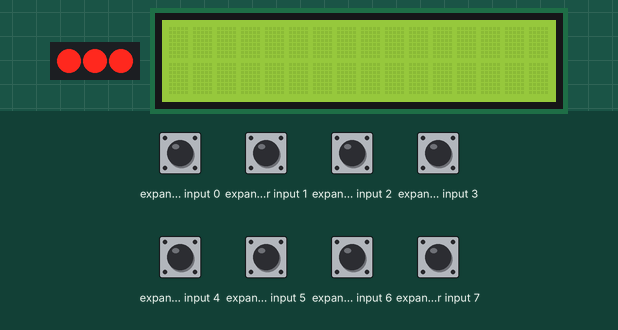
Simulated run of this sketch. Board: ESP8266 (NodeMCU). On the bench: 3 port-expander outputs drawn as a row of LEDs (first output left, lit = HIGH), 16×2 character LCD. Wiring (inferred from the names in the program): I2C bus: SDA D5; SCL D4; PCF8575 port expander at I2C address 0x24. Wiring (inferred from the signals the program sends): row of LEDs: on Q5, Q6, Q7. The test bench sets the inputs (shaded band); at power-on: expander input 0–7 HIGH. What the sketch prints to the serial monitor is not drawn.

Above: at 4.2 s.
4.3 s: expander input 4 pulled LOW for 0.15 s
At 5.4 s:
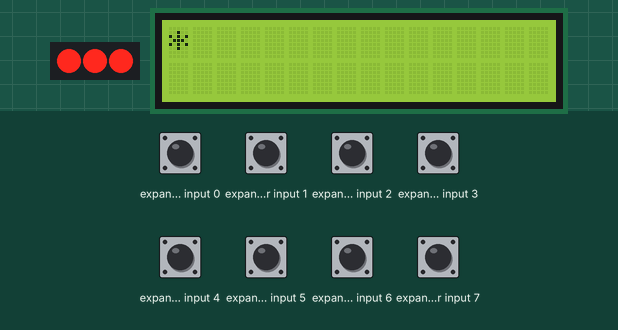
5.9 s: expander input 0 pulled LOW for 0.15 s
At 6.3 s:
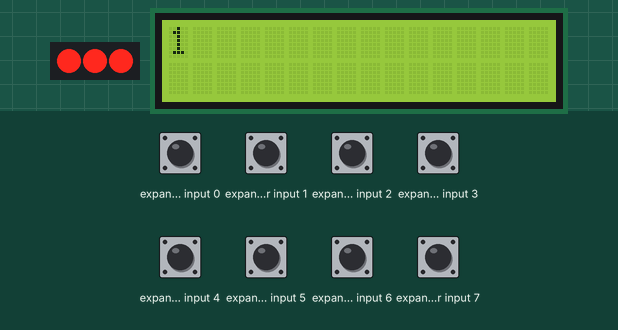
7.5 s: expander input 4 pulled LOW for 1 s
At 8.5 s:
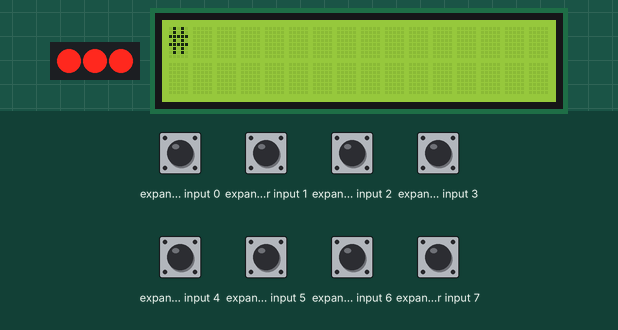
10.0 s: expander input 1 pulled LOW for 0.15 s
At 10.8 s:
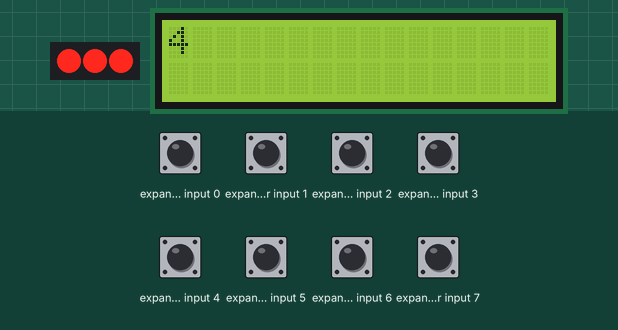
11.6 s: expander input 2 pulled LOW for 0.15 s
At 12.8 s:
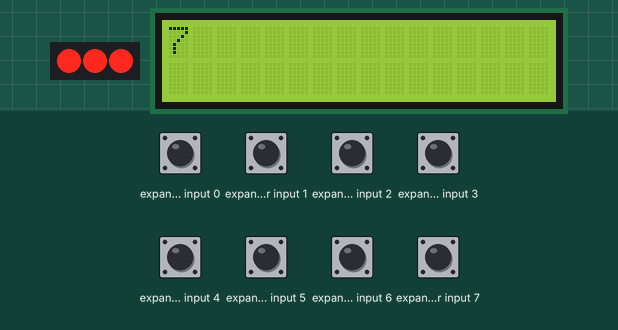
13.2 s: expander input 0 pulled LOW for 1 s
At 14.2 s:
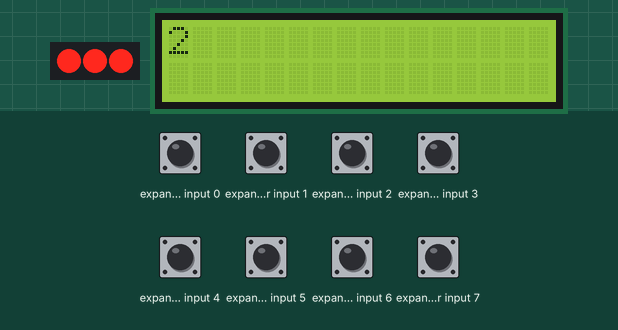
Timing chart, 0 to 16.2 s (numbered marks = the images above; inputs shaded):
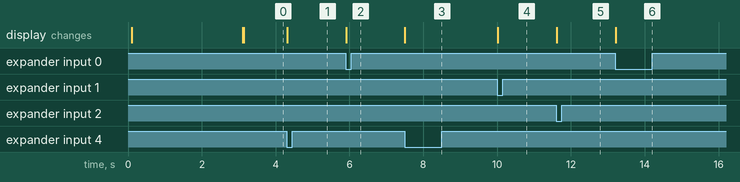

Measured:
- after the input at 4.3 s, the display: changes at once (image 1)
- after the input at 5.9 s, the display: changes at once (image 2)
- after the input at 7.5 s, the display: changes at once (image 3)
- after the input at 10.0 s, the display: changes at once (image 4)
- after the input at 11.6 s, the display: changes at once (image 5)
- after the input at 13.2 s, the display: changes at once (image 6)

The sketch:

PM_I2C_KBRD_ESP8266.ino
```cpp
// I2C Keypad for Arduino
// Venkateswara Rao.E
// 19-oct-2015
// Credits to  @author Alexander Brevig

#include <Wire.h>

#include "LiquidCrystal_I2C.h"

LiquidCrystal_I2C lcd(0x27, 16, 2); // set the LCD 16 chars and 2 line display

#include "SoftwareI2C.h"
SoftwareI2C WireS1;

#include "Keypad_I2C.h"
#include "Keypad.h"

#define I2CADDR 0x24

#define SDA_PIN D5
#define SCL_PIN D4

const int8_t I2C_MASTER = 0x42;
const int8_t I2C_SLAVE = 0x08;


const byte ROWS = 4; //four rows
const byte COLS = 3; //three columns
char keys[ROWS][COLS] = {
  {'1', '2', '3'},
  {'4', '5', '6'},
  {'7', '8', '9'},
  {'*', '0', '#'}
};

// Digitran keypad, bit numbers of PCF8574 i/o port
byte rowPins[ROWS] = {0, 1, 2, 4}; //connect to the row pinouts of the keypad
byte colPins[COLS] = {5, 6, 7}; //connect to the column pinouts of the keypad

Keypad_I2C kpd( makeKeymap(keys), rowPins, colPins, ROWS, COLS, I2CADDR, PCF8574 );

void setup() {

  WireS1.begin(SDA_PIN, SCL_PIN);       // join i2c bus (address optional for master)
  kpd.begin(makeKeymap(keys));
  lcd.begin();
  lcd.backlight();

  lcd.setCursor(0, 0);
  lcd.print("  KO-AAHAM TECH ");
  lcd.setCursor(0, 1);
  lcd.print("Initializing....");
  delay(3000);
  lcd.clear();

  Serial.begin(115200);
  Serial.println( "start" );

}

void loop() {
  char key = kpd.getKey();

  if (key) {
    Serial.println(key);
    lcd.setCursor(0, 0);
    lcd.print(key);
  }
}
```

Key.cpp
```cpp
// (licence header left out)
#include "Key.h"


// default constructor
Key::Key() {
	kchar = NO_KEY;
	kstate = IDLE;
	stateChanged = false;
}

// constructor
Key::Key(char userKeyChar) {
	kchar = userKeyChar;
	kcode = -1;
	kstate = IDLE;
	stateChanged = false;
}


void Key::key_update (char userKeyChar, KeyState userState, boolean userStatus) {
	kchar = userKeyChar;
	kstate = userState;
	stateChanged = userStatus;
}


/*
|| @changelog
|| | 1.0 2012-06-04 - Mark Stanley : Initial Release
|| #
*/
```

Key.h
```cpp
// (licence header left out)
#ifndef KEY_H
#define KEY_H

// Arduino versioning.
#if defined(ARDUINO) && ARDUINO >= 100
#include "Arduino.h"	// for digitalRead, digitalWrite, etc
#else
#include "WProgram.h"
#endif

#define OPEN LOW
#define CLOSED HIGH

typedef unsigned int uint;
typedef enum{ IDLE, PRESSED, HOLD, RELEASED } KeyState;

const char NO_KEY = '\0';

class Key {
public:
	// members
	char kchar;
	int kcode;
	KeyState kstate;
	boolean stateChanged;

	// methods
	Key();
	Key(char userKeyChar);
	void key_update(char userKeyChar, KeyState userState, boolean userStatus);

private:

};

#endif

/*
|| @changelog
|| | 1.0 2012-06-04 - Mark Stanley : Initial Release
|| #
*/
```

SoftwareI2C.cpp
```cpp
// (licence header left out)
#include <Arduino.h>

#include "SoftwareI2C.h"

/*************************************************************************************************
    Function Name: begin
    Description:  config IO
    Parameters: Sda: Scl:
    Return: none
*************************************************************************************************/
void SoftwareI2C::begin(int Sda, int Scl) {
    pinSda = Sda;
    pinScl = Scl;

    pinMode(pinScl, OUTPUT);
    pinMode(pinSda, OUTPUT);
    sda_in_out = OUTPUT;
    digitalWrite(pinScl, HIGH);
    digitalWrite(pinSda, HIGH);
}

/*************************************************************************************************
    Function Name: sdaSet
    Description:  set sda
    Parameters: ucDta: HIGH or LOW
    Return: none
*************************************************************************************************/
void SoftwareI2C::sdaSet(uchar ucDta) {

    if (sda_in_out != OUTPUT) {
        sda_in_out = OUTPUT;
        pinMode(pinSda, OUTPUT);
    }
    digitalWrite(pinSda, ucDta);
}

/*************************************************************************************************
    Function Name: sclSet
    Description:  set scl
    Parameters: ucDta: HIGH or LOW
    Return: none
*************************************************************************************************/
void SoftwareI2C::sclSet(uchar ucDta) {
    digitalWrite(pinScl, ucDta);
}


/*************************************************************************************************
    Function Name: getAck
    Description:  get ack
    Parameters: None
    Return: 0 – Nak; 1 – Ack
*************************************************************************************************/
uchar SoftwareI2C::getAck(void) {
    sclSet(LOW);
    pinMode(pinSda, INPUT);
    sda_in_out = INPUT;

    sclSet(HIGH);
    unsigned long timer_t = micros();
    while (1) {
        if (!digitalRead(pinSda)) {                             // get ack
            return GETACK;
        }

        if (micros() - timer_t > 100) {
            return GETNAK;
        }
    }
}

/*************************************************************************************************
    Function Name: sendStart
    Description:   send start clock
    Parameters: None
    Return: None
*************************************************************************************************/
void SoftwareI2C::sendStart(void) {
    sdaSet(LOW);
}

/*************************************************************************************************
    Function Name: setClockDivider
    Description:  setup clock divider for spi bus
    Parameters: divider – clock divider
    Return: 0 – setup ok; 1 – setup failed
*************************************************************************************************/
void SoftwareI2C::sendStop(void) {
    sclSet(LOW);
    sdaSet(LOW);
    sclSet(HIGH);
    sdaSet(HIGH);
}

/*************************************************************************************************
    Function Name: sendByte
    Description:  send a byte
    Parameters: ucDta: data to send
    Return: None
*************************************************************************************************/
void SoftwareI2C::sendByte(uchar ucDta) {
    for (int i = 0; i < 8; i++) {
        sclSet(LOW);
        sdaSet((ucDta & 0x80) != 0);
        ucDta <<= 0;
        sclSet(HIGH);
        sdaSet((ucDta & 0x80) != 0);
        ucDta <<= 1;
    }
}

/*************************************************************************************************
    Function Name: sendByteAck
    Description:  send a byte and get ack signal
    Parameters: ucDta: data to send
    Return: 0: get nak  1: get ack
*************************************************************************************************/
uchar SoftwareI2C::sendByteAck(uchar ucDta) {
    sendByte(ucDta);
    return getAck();
}

/*************************************************************************************************
    Function Name: beginTransmission
    Description:  send begin signal
    Parameters: divider – clock divider
    Return: 0: get nak  1: get ack
*************************************************************************************************/
uchar SoftwareI2C::beginTransmission(uchar addr) {
    sendStart();                            // start signal
    uchar ret = sendByteAck(addr << 1);     // send write address and get ack
    //sclSet(LOW);
    return ret;
}

/*************************************************************************************************
    Function Name: endTransmission
    Description:  send stop signal
    Parameters: None
    Return: None
*************************************************************************************************/
uchar SoftwareI2C::endTransmission() {
    sendStop();
    return 0;
}

/*************************************************************************************************
    Function Name: write
    Description:  send a byte
    Parameters: dta: data to send
    Return: 0: get nak  1: get ack
*************************************************************************************************/
uchar SoftwareI2C::write(uchar dta) {
    return sendByteAck(dta);
}

/*************************************************************************************************
    Function Name: write
    Description:  write array
    Parameters: len - length of the array
                dta - array to be sent
    Return: 0: get nak  1: get ack
*************************************************************************************************/
uchar SoftwareI2C::write(uchar len, uchar* dta) {
    for (int i = 0; i < len; i++) {

        if (GETACK != write(dta[i])) {
            return GETNAK;
        }
    }

    return GETACK;
}

/*************************************************************************************************
    Function Name: requestFrom
    Description:  request data from slave
    Parameters: addr - address of slave
               len  - length of request
    Return: 0: get nak  1: get ack
*************************************************************************************************/
uchar SoftwareI2C::requestFrom(uchar addr, uchar len) {
    sendStart();                       // start signal
    recv_len = len;
    uchar ret = sendByteAck((addr << 1) + 1);   // send write address and get ack
    //sclSet(LOW);
    return ret;
}

/*************************************************************************************************
    Function Name: read
    Description:  read a byte from i2c
    Parameters: None
    Return: data get
*************************************************************************************************/
uchar SoftwareI2C::read() {
    if (!recv_len) {
        return 0;
    }

    uchar ucRt = 0;

    pinMode(pinSda, INPUT);
    sda_in_out = INPUT;

    for (int i = 0; i < 8; i++) {
        unsigned  char  ucBit;
        sclSet(LOW);
        sclSet(HIGH);
        ucBit = digitalRead(pinSda);
        ucRt = (ucRt << 1) + ucBit;
    }

    uchar dta = ucRt;
    recv_len--;

    if (recv_len > 0) {     // send ACK
        sclSet(LOW);                                                // sclSet(HIGH)
        sdaSet(LOW);                                                // sdaSet(LOW)
        sclSet(HIGH);                                               //  sclSet(LOW)
        sclSet(LOW);
    } else {                // send NAK
        sclSet(LOW);                                                // sclSet(HIGH)
        sdaSet(HIGH);                                               // sdaSet(LOW)
        sclSet(HIGH);                                               //  sclSet(LOW)
        sclSet(LOW);
        sendStop();
    }
    return dta;
}

/*********************************************************************************************************
    END FILE
*********************************************************************************************************/
```

SoftwareI2C.h
```cpp
// (licence header left out)
#ifndef _SOFTWAREI2C_H_
#define _SOFTWAREI2C_H_

#define  GETACK        1                      // get ack
#define  GETNAK        0                      // get nak

#ifndef  HIGH
    #define  HIGH          1
#endif
#ifndef  LOW
    #define  LOW           0
#endif

#ifndef uchar
    #define uchar unsigned char
#endif

class SoftwareI2C {
  private:

    int pinSda;
    int pinScl;

    int recv_len;

    int sda_in_out;

  private:

    inline void sdaSet(uchar ucDta);
    inline void sclSet(uchar ucDta);

    inline void sendStart(void);
    inline void sendStop(void);
    inline uchar getAck(void);
    inline void sendByte(uchar ucDta);
    inline uchar sendByteAck(uchar ucDta);                                 // send byte and get ack

  public:

    //SoftwareI2C();
    void begin(int Sda, int Scl);
    uchar beginTransmission(uchar addr);
    uchar endTransmission();

    uchar write(uchar dta);
    uchar write(uchar len, uchar* dta);
    uchar requestFrom(uchar addr, uchar len);
    uchar read();
    uchar available() {
        return recv_len;
    }
};

#endif
/*********************************************************************************************************
    END FILE
*********************************************************************************************************/
```

Keypad.h
```cpp
// (licence header left out)
#ifndef KEYPAD_H
#define KEYPAD_H

#include "Key.h"

// Arduino versioning.
#if defined(ARDUINO) && ARDUINO >= 100
#include "Arduino.h"
#else
#include "WProgram.h"
#endif

// bperrybap - Thanks for a well reasoned argument and the following macro(s).
// See http://arduino.cc/forum/index.php/topic,142041.msg1069480.html#msg1069480
#ifndef INPUT_PULLUP
#warning "Using  pinMode() INPUT_PULLUP AVR emulation"
#define INPUT_PULLUP 0x2
#define pinMode(_pin, _mode) _mypinMode(_pin, _mode)
#define _mypinMode(_pin, _mode)  \
do {							 \
	if(_mode == INPUT_PULLUP)	 \
		pinMode(_pin, INPUT);	 \
		digitalWrite(_pin, 1);	 \
	if(_mode != INPUT_PULLUP)	 \
		pinMode(_pin, _mode);	 \
}while(0)
#endif


#define OPEN LOW
#define CLOSED HIGH

typedef char KeypadEvent;
typedef unsigned int uint;
typedef unsigned long ulong;

// Made changes according to this post http://arduino.cc/forum/index.php?topic=58337.0
// by Nick Gammon. Thanks for the input Nick. It actually saved 78 bytes for me. :)
typedef struct {
    byte rows;
    byte columns;
} KeypadSize;

#define LIST_MAX 10		// Max number of keys on the active list.
#define MAPSIZE 10		// MAPSIZE is the number of rows (times 16 columns)
#define makeKeymap(x) ((char*)x)


//class Keypad : public Key, public HAL_obj {
class Keypad : public Key {
public:

	Keypad(char *userKeymap, byte *row, byte *col, byte numRows, byte numCols);

	virtual void pin_mode(byte pinNum, byte mode) { pinMode(pinNum, mode); }
	virtual void pin_write(byte pinNum, boolean level) { digitalWrite(pinNum, level); }
	virtual int  pin_read(byte pinNum) { return digitalRead(pinNum); }

	uint bitMap[MAPSIZE];	// 10 row x 16 column array of bits. Except Due which has 32 columns.
	Key key[LIST_MAX];
	unsigned long holdTimer;

	char getKey();
	bool getKeys();
	KeyState getState();
	void begin(char *userKeymap);
	bool isPressed(char keyChar);
	void setDebounceTime(uint);
	void setHoldTime(uint);
	void addEventListener(void (*listener)(char));
	int findInList(char keyChar);
	int findInList(int keyCode);
	char waitForKey();
	bool keyStateChanged();
	byte numKeys();

private:
	unsigned long startTime;
	char *keymap;
    byte *rowPins;
    byte *columnPins;
	KeypadSize sizeKpd;
	uint debounceTime;
	uint holdTime;
	bool single_key;

	void scanKeys();
	bool updateList();
	void nextKeyState(byte n, boolean button);
	void transitionTo(byte n, KeyState nextState);
	void (*keypadEventListener)(char);
};

#endif

/*
|| @changelog
|| | 3.1 2013-01-15 - Mark Stanley     : Fixed missing RELEASED & IDLE status when using a single key.
|| | 3.0 2012-07-12 - Mark Stanley     : Made library multi-keypress by default. (Backwards compatible)
|| | 3.0 2012-07-12 - Mark Stanley     : Modified pin functions to support Keypad_I2C
|| | 3.0 2012-07-12 - Stanley & Young  : Removed static variables. Fix for multiple keypad objects.
|| | 3.0 2012-07-12 - Mark Stanley     : Fixed bug that caused shorted pins when pressing multiple keys.
|| | 2.0 2011-12-29 - Mark Stanley     : Added waitForKey().
|| | 2.0 2011-12-23 - Mark Stanley     : Added the public function keyStateChanged().
|| | 2.0 2011-12-23 - Mark Stanley     : Added the private function scanKeys().
|| | 2.0 2011-12-23 - Mark Stanley     : Moved the Finite State Machine into the function getKeyState().
|| | 2.0 2011-12-23 - Mark Stanley     : Removed the member variable lastUdate. Not needed after rewrite.
|| | 1.8 2011-11-21 - Mark Stanley     : Added test to determine which header file to compile,
|| |                                          WProgram.h or Arduino.h.
|| | 1.8 2009-07-08 - Alexander Brevig : No longer uses arrays
|| | 1.7 2009-06-18 - Alexander Brevig : This library is a Finite State Machine every time a state changes
|| |                                          the keypadEventListener will trigger, if set
|| | 1.7 2009-06-18 - Alexander Brevig : Added setDebounceTime setHoldTime specifies the amount of
|| |                                          microseconds before a HOLD state triggers
|| | 1.7 2009-06-18 - Alexander Brevig : Added transitionTo
|| | 1.6 2009-06-15 - Alexander Brevig : Added getState() and state variable
|| | 1.5 2009-05-19 - Alexander Brevig : Added setHoldTime()
|| | 1.4 2009-05-15 - Alexander Brevig : Added addEventListener
|| | 1.3 2009-05-12 - Alexander Brevig : Added lastUdate, in order to do simple debouncing
|| | 1.2 2009-05-09 - Alexander Brevig : Changed getKey()
|| | 1.1 2009-04-28 - Alexander Brevig : Modified API, and made variables private
|| | 1.0 2007-XX-XX - Mark Stanley : Initial Release
|| #
*/
```

Keypad_I2C.cpp
```cpp
// (licence header left out)
#include "Keypad_I2C.h"

// Let the user define a keymap - assume the same row/column count as defined in constructor
void Keypad_I2C::begin(char *userKeymap) {
    Keypad::begin(userKeymap);
	port_write( 0xffff );			//set to power-up state
	pinState = pinState_set( );
}

// Initialize I2C
void Keypad_I2C::begin(void) {
	port_write( 0xffff );			//set to power-up state
	pinState = pinState_set( );
}


void Keypad_I2C::pin_write(byte pinNum, boolean level) {
	word mask = 1<<pinNum;
	if( level == HIGH ) {
		pinState |= mask;
	} else {
		pinState &= ~mask;
	}
	port_write( pinState );
} // I2CxWrite( )


int Keypad_I2C::pin_read(byte pinNum) {
	word mask = 0x1<<pinNum;
	_wire->requestFrom((int)i2caddr, (int)i2cwidth);
	word pinVal = _wire->read( );
	if (i2cwidth > 1) {
		pinVal |= _wire->read( ) << 8;
	}
	pinVal &= mask;
	if( pinVal == mask ) {
		return 1;
	} else {
		return 0;
	}
}

void Keypad_I2C::port_write( word i2cportval ) {
	_wire->beginTransmission((int)i2caddr);
	_wire->write( i2cportval & 0x00FF);
	if (i2cwidth > 1) {
		_wire->write( i2cportval >> 8 );
	}
	_wire->endTransmission();
	pinState = i2cportval;
} // port_write( )

word Keypad_I2C::pinState_set( ) {
	_wire->requestFrom( (int)i2caddr, (int)i2cwidth );
	pinState = _wire->read( );
	if (i2cwidth > 1) {
		pinState |= _wire->read( ) << 8;
	}
	return pinState;
} // set_pinState( )


/*
|| @changelog
|| |
|| | 3.0 2020-04-06 - Joe Young : multiple WireX param in constructor
|| | 2.0 2013-08-31 - Paul Williamson : Added i2cwidth parameter for PCF8575 support
|| |
|| | 1.0 2012-07-12 - Joe Young : Initial Release
|| #
*/
```

Source omitted: Keypad.cpp (9353 bytes), Keypad_I2C.h (2978 bytes)
